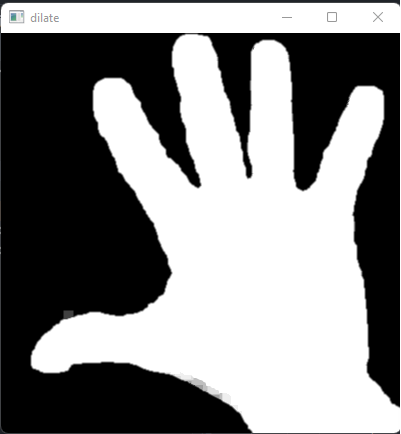
#> input picture images/dilate_5.png, 401 x 434 px, given in place of the camera
$ python main.py
#> lines starting #> are read from the running program, lines starting #| are printed output that depends on the picture; after the words box and inside, x2 and y2 are one past the last pixel; in counts of white or black regions, pixels touching at a corner belong together
import cv2
import numpy as np

cap = cv2.VideoCapture(0)

while True:
    try:
        _, frame = cap.read()
#> frame is the input picture: shape (434, 401, 3); mean B, G, R 132.4, 132.4, 132.3
        frame = cv2.flip(frame, 1)
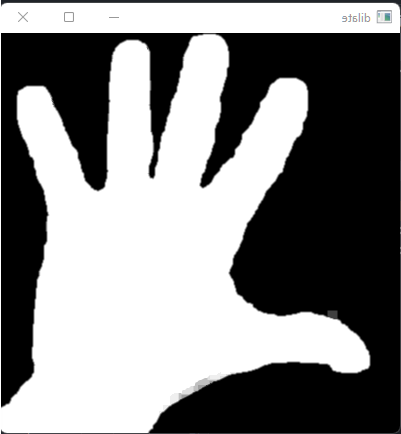
#> frame: shape (434, 401, 3); mean B, G, R 132.4, 132.4, 132.3

        # rectangle with test_area to reading the hand
        x1, y1 = 100, 400
        x2, y2 = 300, 600
        cv2.rectangle(frame, (y1, x1), (y2, x2), (255, 0, 0), 2)
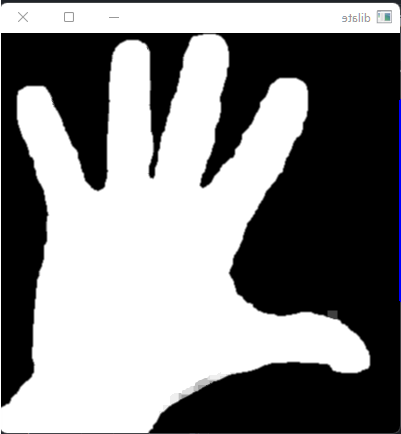
#> frame: shape (434, 401, 3); 0.23% of pixels changed, all inside (x1, y1, x2, y2) = (399, 99, 401, 302)
        test_area = frame[x1:x2, y1:y2]
#> test_area = 200 rows, first 8: [255, 0, 0], [255, 0, 0], [255, 0, 0], [255, 0, 0], [255, 0, 0], [255, 0, 0], [255, 0, 0], [255, 0, 0]
        image = cv2.resize(test_area, (int(test_area.shape[1] * 2), int(test_area.shape[0] * 2)))
        contours_image = np.zeros(image.shape, np.uint8)

        blur_kernel = (3, 3)
        dilate_kernel = np.ones((3, 3), np.uint8)

        hsv = cv2.cvtColor(image, cv2.COLOR_BGR2HSV)

        # value rangers for skin colors
        lower_skin1 = np.array([0, 30, 53], dtype=np.uint8)
        upper_skin1 = np.array([60, 255, 255], dtype=np.uint8)

        lower_skin2 = np.array([172, 30, 53], dtype=np.uint8)
        upper_skin2 = np.array([180, 255, 255], dtype=np.uint8)

        # threshold the hsv image to get only skin colors
        mask1 = cv2.inRange(hsv, lower_skin1, upper_skin1)
#> mask1 = 400 pairs, first value 0 to 0, second value 0 to 0
        mask2 = cv2.inRange(hsv, lower_skin2, upper_skin2)
#> mask2 = 400 pairs, first value 0 to 0, second value 0 to 0

        mask1 = cv2.GaussianBlur(mask1, blur_kernel, 0)
        mask2 = cv2.GaussianBlur(mask2, blur_kernel, 0)

        skin = cv2.bitwise_or(mask1, mask2)
#> skin = 400 pairs, first value 0 to 0, second value 0 to 0
        dilate = cv2.dilate(skin, dilate_kernel, iterations=4)
#> dilate = 400 pairs, first value 0 to 0, second value 0 to 0
        cv2.imshow('dilate', dilate)

        contours, hierarchy = cv2.findContours(dilate, cv2.RETR_TREE, cv2.CHAIN_APPROX_SIMPLE)
#> contours = []

        max_area = 0
        max_i = 0
        for i in range(len(contours)):
            cnt = contours[i]
            area = cv2.contourArea(cnt)
            if area > max_area:
                max_area = area
                max_i = i
#> this loop made 0 passes
#> after the loop, max_area = 0; max_i = 0

        cnt = contours[max_i]
        hull = cv2.convexHull(cnt)
        moments = cv2.moments(cnt)
        if moments['m00'] != 0:
            cx = int(moments['m10'] / moments['m00'])  # cx = M10/M00
            cy = int(moments['m01'] / moments['m00'])  # cy = M01/M00
            center = (cx, cy)
            cv2.circle(contours_image, center, 5, [0, 0, 255], 2)

        cv2.drawContours(contours_image, [cnt], 0, (0, 255, 0), 2)
        cv2.drawContours(contours_image, [hull], 0, (0, 255, 0), 2)

        cnt = cv2.approxPolyDP(cnt, 0.01 * cv2.arcLength(cnt, True), True)
        hull = cv2.convexHull(cnt, returnPoints=False)

        defects = cv2.convexityDefects(cnt, hull)

        for i in range(defects.shape[0]):
            s, e, f, d = defects[i, 0]
            start = tuple(cnt[s][0])
            end = tuple(cnt[e][0])
            far = tuple(cnt[f][0])
            dist = cv2.pointPolygonTest(cnt, center, True)
            cv2.line(contours_image, start, end, [0, 0, 255], 5)
            cv2.circle(contours_image, far, 10, [0, 0, 255], -1)

        font = cv2.FONT_HERSHEY_DUPLEX
        cv2.putText(frame, "Number of Fingers: " + str(defects.shape[0] - 1), (50, 50), font, 1, (255, 0, 0), 2)

        cv2.imshow('contours', contours_image)
        cv2.imshow('frame', frame)

    except:
        pass

    k = cv2.waitKey(5) & 0xFF
#> (key Esc is pressed here)
    if k == 27:
        break

cv2.destroyAllWindows()
cap.release()
